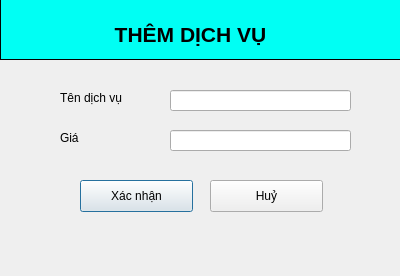
<?xml version="1.0" encoding="UTF-8"?>
<ui version="4.0">
 <class>Dialog</class>
 <widget class="QDialog" name="Dialog">
  <property name="geometry">
   <rect>
    <x>0</x>
    <y>0</y>
    <width>400</width>
    <height>276</height>
   </rect>
  </property>
  <property name="minimumSize">
   <size>
    <width>400</width>
    <height>276</height>
   </size>
  </property>
  <property name="maximumSize">
   <size>
    <width>400</width>
    <height>276</height>
   </size>
  </property>
  <property name="windowTitle">
   <string>Dialog</string>
  </property>
  <widget class="QLabel" name="label">
   <property name="geometry">
    <rect>
     <x>60</x>
     <y>90</y>
     <width>91</width>
     <height>16</height>
    </rect>
   </property>
   <property name="text">
    <string>Tên dịch vụ</string>
   </property>
  </widget>
  <widget class="QLabel" name="label_2">
   <property name="geometry">
    <rect>
     <x>60</x>
     <y>130</y>
     <width>91</width>
     <height>16</height>
    </rect>
   </property>
   <property name="text">
    <string>Giá</string>
   </property>
  </widget>
  <widget class="QWidget" name="widget" native="true">
   <property name="geometry">
    <rect>
     <x>0</x>
     <y>-1</y>
     <width>401</width>
     <height>61</height>
    </rect>
   </property>
   <property name="styleSheet">
    <string notr="true">background-color: rgb(0, 255, 244);
border:1px solid black;</string>
   </property>
   <widget class="QLabel" name="label_4">
    <property name="geometry">
     <rect>
      <x>70</x>
      <y>20</y>
      <width>241</width>
      <height>31</height>
     </rect>
    </property>
    <property name="font">
     <font>
      <pointsize>16</pointsize>
      <weight>75</weight>
      <bold>true</bold>
     </font>
    </property>
    <property name="styleSheet">
     <string notr="true">border:none;</string>
    </property>
    <property name="text">
     <string>THÊM DỊCH VỤ</string>
    </property>
    <property name="alignment">
     <set>Qt::AlignCenter</set>
    </property>
   </widget>
  </widget>
  <widget class="QLineEdit" name="txtName">
   <property name="geometry">
    <rect>
     <x>170</x>
     <y>90</y>
     <width>181</width>
     <height>21</height>
    </rect>
   </property>
  </widget>
  <widget class="QLineEdit" name="txtPhone">
   <property name="geometry">
    <rect>
     <x>170</x>
     <y>130</y>
     <width>181</width>
     <height>21</height>
    </rect>
   </property>
  </widget>
  <widget class="QPushButton" name="btnAccept">
   <property name="geometry">
    <rect>
     <x>80</x>
     <y>180</y>
     <width>113</width>
     <height>32</height>
    </rect>
   </property>
   <property name="text">
    <string>Xác nhận</string>
   </property>
   <property name="checkable">
    <bool>true</bool>
   </property>
  </widget>
  <widget class="QPushButton" name="btnDeny">
   <property name="geometry">
    <rect>
     <x>210</x>
     <y>180</y>
     <width>113</width>
     <height>32</height>
    </rect>
   </property>
   <property name="text">
    <string>Huỷ</string>
   </property>
   <property name="checkable">
    <bool>true</bool>
   </property>
  </widget>
 </widget>
 <resources/>
 <connections/>
</ui>
